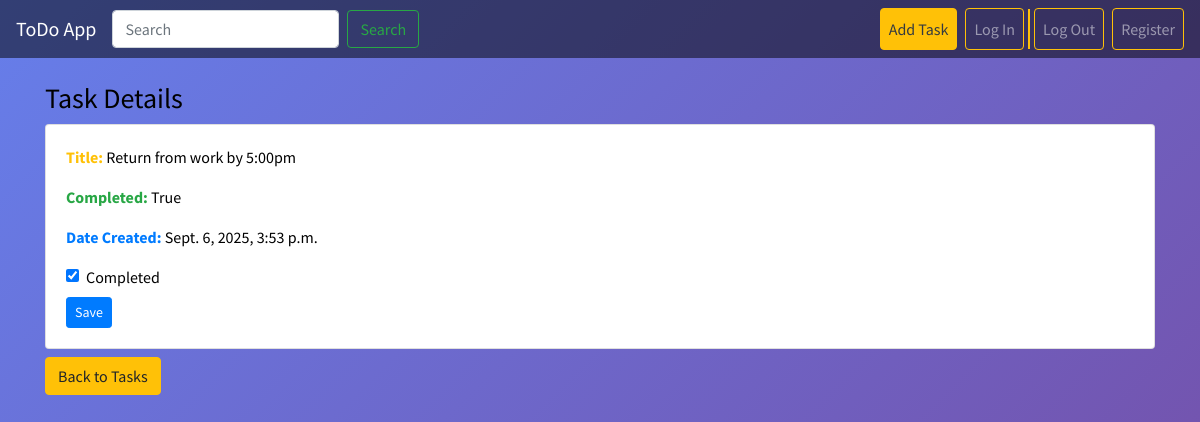
Page /return-from-work-by-500pm/ (signed in) on the committed database.
### todo/models.py (models this page shows, shortened)
class Task(models.Model):
    user = models.ForeignKey(User, blank=True, null=True, on_delete=models.SET_NULL)
    title = models.CharField(max_length=100, null=True)
    slug = models.SlugField(unique=True, blank=True, null=True)
    completed = models.BooleanField(default=False)
    date_created = models.DateTimeField(auto_now_add=True, null=True)
    updated = models.DateTimeField(auto_now=True, null=True)
    objects = TaskManager()

### todo/views.py (the view)
# urls.py: path('<slug:slug>/', task_details, name='details')
@login_required
def task_details(request, slug=None):
    task = get_object_or_404(Task, slug=slug, user=request.user)
    if request.method == "POST":
        task.completed = 'completed' in request.POST
        task.save()
        return redirect('/')
    context = {'task' : task}
    return render(request, "todo/task_details.html", context)

### todo/models.py (called while the page is built)
    def get_queryset(self):
        return TaskQueryset(self.model, using=self._db)

### todo/templates/todo/task_details.html (shortened to what this page needs)
{% extends "todo/main.html" %}
{% block content %}
<div class="container mt-4">
    <h3>Task Details</h3>
    <div class="card card-body">
        <p><strong class="text-warning">Title:</strong> {{ task.title }}</p>
        <p><strong class="text-success">Completed:</strong> {{ task.completed }}</p>
        <p><strong class="text-primary">Date Created:</strong> {{ task.date_created }}</p>
        <form method="POST">
            <div class="form-check mb-0">
                  <input class="form-check-input me-2" type="checkbox" name="completed" id="completedCheck"
                        {% if task.completed %} checked {% endif %}>
                  <label class="form-check-label" for="completedCheck">
                    Completed
                  </label>
            </div>
            <button type="submit" class="btn btn-primary btn-sm mt-2">Save</button>
        </form>
    </div>
    <a href="{% url 'todo:all-tasks' %}" class="btn btn-warning mt-2">Back to Tasks</a>
</div>
{% endblock %}

### rows in the picture
Task: title "Return from work by 5:00pm", completed "True", date_created "Sept. 6, 2025, 3:53 p.m.", completed "☑"
